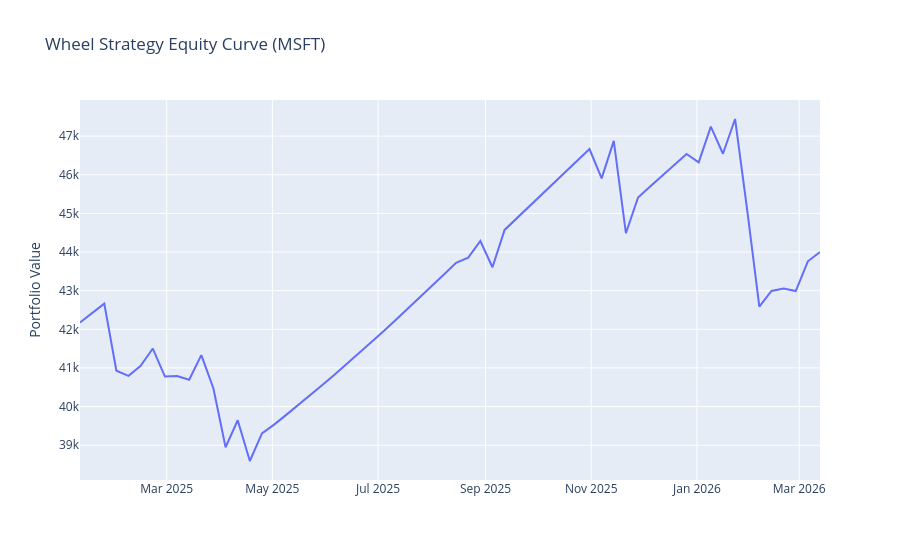

Notebook code for this chart:
### Code cell
weekly_close = msft["Close"].resample("W-FRI").last().dropna()

# start with enough cash to secure 1 put assignment (100 shares)
initial_cash = contract_size * weekly_close.iloc[0]
cash = float(initial_cash)
shares = 0    # initial number of shares

rows = []
for i in range(len(weekly_close) - 1):
    start_date = weekly_close.index[i]
    expiry_date = weekly_close.index[i + 1]
    S0 = float(weekly_close.iloc[i])
    S1 = float(weekly_close.iloc[i + 1])

    if shares == 0:
        # flat position - sell cash-secured put
        K_put = S0 * (1.0 - strike_pct_put)
        prem = bs_put(S0, K_put, T, r, vol)
        cash += prem * contract_size

        assigned = S1 < K_put
        if assigned:
            cash -= K_put * contract_size
            shares = contract_size

        action = "sell_put"
        strike = K_put
        exercised = assigned
    else:
        # sell covered call
        K_call = S0 * (1.0 + strike_pct_call)
        prem = bs_call(S0, K_call, T, r, vol)
        cash += prem * contract_size

        called_away = S1 > K_call
        if called_away:
            cash += K_call * contract_size
            shares = 0

        action = "sell_call"
        strike = K_call
        exercised = called_away

    portfolio_value = cash + shares * S1
    rows.append(
        {
            "start_date": start_date,
            "expiry_date": expiry_date,
            "spot_start": S0,
            "spot_expiry": S1,
            "action": action,
            "strike": strike,
            "premium_per_share": prem,
            "premium_total": prem * contract_size,
            "exercised": exercised,
            "shares_end": shares,
            "cash_end": cash,
            "portfolio_value": portfolio_value,
        }
    )

wheel_df = pd.DataFrame(rows).set_index("expiry_date")

print(f"Initial capital: {initial_cash:,.2f}")
print(f"Final portfolio value: {wheel_df['portfolio_value'].iloc[-1]:,.2f}")
print(f"Total return: {wheel_df['portfolio_value'].iloc[-1] / initial_cash - 1:.2%}")
print(f"Put assignments: {((wheel_df['action'] == 'sell_put') & (wheel_df['exercised'])).sum()}")
print(f"Call exercises: {((wheel_df['action'] == 'sell_call') & (wheel_df['exercised'])).sum()}")

fig = px.line(wheel_df, y="portfolio_value", title="Wheel Strategy Equity Curve (MSFT)")
fig.update_layout(xaxis_title=None, yaxis_title="Portfolio Value")
fig.show()

wheel_df.tail(12)

### Figure 1 — Plotly figure (JSON) as saved in the notebook; plotly's stock layout.template omitted (floating-point values rounded to 4 significant figures)
{"data": [{"hovertemplate": "expiry_date=%{x}<br>portfolio_value=%{y}<extra></extra>", "legendgroup": "", "line": {"color": "#636efa", "dash": "solid"}, "marker": {"symbol": "circle"}, "mode": "lines", "name": "", "orientation": "v", "showlegend": false, "type": "scatter", "x": ["2025-01-10T00:00:00.000000", "2025-01-17T00:00:00.000000", "2025-01-24T00:00:00.000000", "2025-01-31T00:00:00.000000", "2025-02-07T00:00:00.000000", "2025-02-14T00:00:00.000000", "2025-02-21T00:00:00.000000", "2025-02-28T00:00:00.000000", "2025-03-07T00:00:00.000000", "2025-03-14T00:00:00.000000", "2025-03-21T00:00:00.000000", "2025-03-28T00:00:00.000000", "2025-04-04T00:00:00.000000", "2025-04-11T00:00:00.000000", "2025-04-18T00:00:00.000000", "2025-04-25T00:00:00.000000", "2025-05-02T00:00:00.000000", "2025-05-09T00:00:00.000000", "2025-05-16T00:00:00.000000", "2025-05-23T00:00:00.000000", "2025-05-30T00:00:00.000000", "2025-06-06T00:00:00.000000", "2025-06-13T00:00:00.000000", "2025-06-20T00:00:00.000000", "2025-06-27T00:00:00.000000", "2025-07-04T00:00:00.000000", "2025-07-11T00:00:00.000000", "2025-07-18T00:00:00.000000", "2025-07-25T00:00:00.000000", "2025-08-01T00:00:00.000000", "2025-08-08T00:00:00.000000", "2025-08-15T00:00:00.000000", "2025-08-22T00:00:00.000000", "2025-08-29T00:00:00.000000", "2025-09-05T00:00:00.000000", "2025-09-12T00:00:00.000000", "2025-09-19T00:00:00.000000", "2025-09-26T00:00:00.000000", "2025-10-03T00:00:00.000000", "2025-10-10T00:00:00.000000", "2025-10-17T00:00:00.000000", "2025-10-24T00:00:00.000000", "2025-10-31T00:00:00.000000", "2025-11-07T00:00:00.000000", "2025-11-14T00:00:00.000000", "2025-11-21T00:00:00.000000", "2025-11-28T00:00:00.000000", "2025-12-05T00:00:00.000000", "2025-12-12T00:00:00.000000", "2025-12-19T00:00:00.000000", "2025-12-26T00:00:00.000000", "2026-01-02T00:00:00.000000", "2026-01-09T00:00:00.000000", "2026-01-16T00:00:00.000000", "2026-01-23T00:00:00.000000", "2026-01-30T00:00:00.000000", "2026-02-06T00:00:00.000000", "2026-02-13T00:00:00.000000", "2026-02-20T00:00:00.000000", "2026-02-27T00:00:00.000000", "2026-03-06T00:00:00.000000", "2026-03-13T00:00:00.000000"], "xaxis": "x", "y": [42170.0, 42420.0, 42660.0, 40930.0, 40800.0, 41050.0, 41500.0, 40780.0, 40790.0, 40690.0, 41330.0, 40470.0, 38950.0, 39650.0, 38590.0, 39310.0, 39530.0, 39790.0, 40040.0, 40300.0, 40560.0, 40830.0, 41100.0, 41380.0, 41650.0, 41940.0, 42230.0, 42520.0, 42820.0, 43120.0, 43420.0, 43720.0, 43860.0, 44290.0, 43610.0, 44570.0, 44870.0, 45170.0, 45470.0, 45770.0, 46060.0, 46360.0, 46670.0, 45910.0, 46880.0, 44490.0, 45410.0, 45700.0, 45980.0, 46260.0, 46540.0, 46320.0, 47250.0, 46540.0, 47440.0, 45090.0, 42590.0, 42990.0, 43060.0, 42990.0, 43760.0, 44000.0], "yaxis": "y"}], "layout": {"legend": {"tracegroupgap": 0}, "title": {"text": "Wheel Strategy Equity Curve (MSFT)"}, "xaxis": {"anchor": "y", "domain": [0, 1], "title": {}}, "yaxis": {"anchor": "x", "domain": [0, 1], "title": {"text": "Portfolio Value"}}}}
